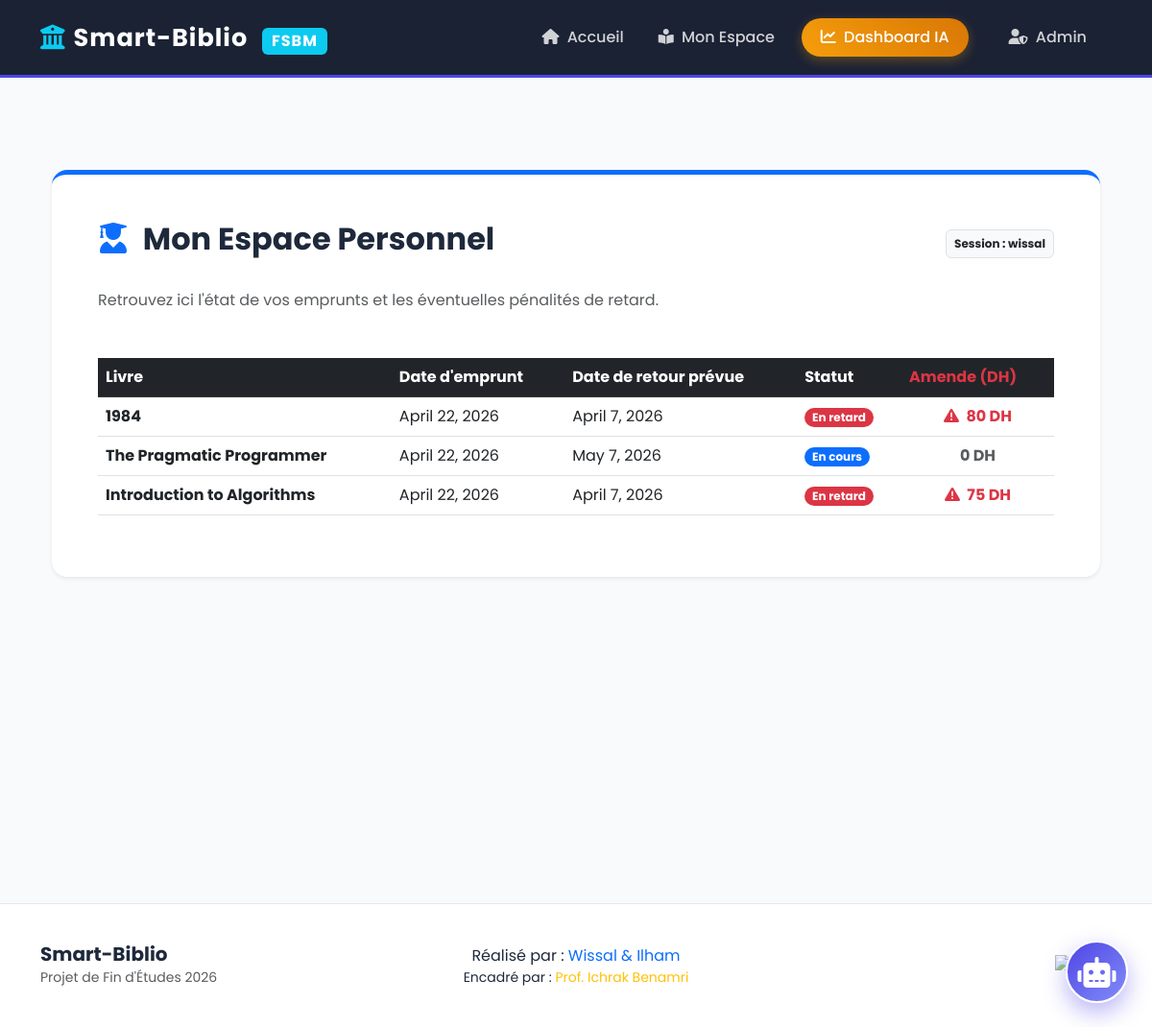
The app's page /mon-espace/ (signed in) with its own data.
### gestion_biblio/models.py (models this page shows, shortened)
class Emprunt(models.Model):
    etudiant = models.ForeignKey(Etudiant, on_delete=models.CASCADE)
    exemplaire = models.ForeignKey(Exemplaire, on_delete=models.CASCADE)
    date_emprunt = models.DateField(auto_now_add=True)
    date_retour_prevue = models.DateField()
    statut = models.CharField(max_length=20, default="en cours")
    amende = models.IntegerField(default=0) # السطر الجديد لي فـ Rapport
    alerte_envoyee = models.BooleanField(default=False)

class Exemplaire(models.Model):
    livre = models.ForeignKey(Livre, on_delete=models.CASCADE, related_name="exemplaires")
    id_exemplaire = models.CharField(max_length=50, unique=True)
    etat = models.CharField(max_length=50, default="Bon")
    est_disponible = models.BooleanField(default=True)

class Livre(models.Model):
    titre = models.CharField(max_length=200)
    auteur = models.CharField(max_length=100)
    isbn = models.CharField(max_length=20)
    categorie = models.CharField(max_length=100)
    image = models.ImageField(upload_to='couvertures/', null=True, blank=True)
    description = models.TextField(null=True, blank=True)

### gestion_biblio/views.py (the view)
# urls.py: path('mon-espace/', views.mon_espace, name='mon_espace'),
def mon_espace(request):
    if request.user.is_authenticated:
        etudiant = Etudiant.objects.get(user=request.user)
        historique = Emprunt.objects.filter(etudiant=etudiant).order_by('-date_emprunt')
        today = date.today()
        for emp in historique:
            if emp.statut == 'en cours' and emp.date_retour_prevue < today:
                emp.amende = (today - emp.date_retour_prevue).days * 5
                emp.statut = 'en retard'
                if not emp.alerte_envoyee:
                    subject = f"Retard de retour : {emp.exemplaire.livre.titre}"
                    message = f"Bonjour {request.user.username},\n\nLe livre '{emp.exemplaire.livre.titre}' est en retard. Une amende de {emp.amende} DH a été appliquée.\nMerci de le rendre rapidement.\n\nL'équipe Smart-Biblio."
                    try:
                        send_mail(subject, message, 'admin@smartbiblio.com', [request.user.email])
                        emp.alerte_envoyee = True # باش ما يعاودش يصيفط ليه
                    except:
                        pass # إلا مكانش كونيكسيون ما يتبلوكاش السيت
                emp.save()
        return render(request, 'gestion_biblio/espace_etudiant.html', {'emprunts': historique})
    return redirect('admin:login')

### gestion_biblio/templates/gestion_biblio/espace_etudiant.html
{% extends "gestion_biblio/base.html" %}
{% block content %}
<div class="container mt-5">
    <div class="bg-white p-5 rounded-4 shadow-sm border-top border-primary border-5">
        <div class="d-flex justify-content-between align-items-center mb-4">
            <h2 class="fw-bold"><i class="fas fa-user-graduate text-primary me-2"></i> Mon Espace Personnel</h2>
            <span class="badge bg-light text-dark border p-2">Session : {{ request.user.username }}</span>
        </div>
        <p class="text-muted mb-5">Retrouvez ici l'état de vos emprunts et les éventuelles pénalités de retard.</p>
        <div class="table-responsive">
            <table class="table table-hover align-middle">
                <thead class="table-dark">
                    <tr>
                        <th>Livre</th>
                        <th>Date d'emprunt</th>
                        <th>Date de retour prévue</th>
                        <th>Statut</th>
                        <th class="text-danger">Amende (DH)</th>
                    </tr>
                </thead>
                <tbody>
                    {% for emprunt in emprunts %}
                    <tr>
                        <td>
                            <span class="fw-bold">{{ emprunt.exemplaire.livre.titre }}</span>
                        </td>
                        <td>{{ emprunt.date_emprunt }}</td>
                        <td>{{ emprunt.date_retour_prevue }}</td>
                        <td>
                            {% if emprunt.statut == 'en cours' %}
                                <span class="badge bg-primary rounded-pill">En cours</span>
                            {% elif emprunt.statut == 'en retard' %}
                                <span class="badge bg-danger rounded-pill">En retard</span>
                            {% else %}
                                <span class="badge bg-success rounded-pill">Rendu</span>
                            {% endif %}
                        </td>
                        <td class="fw-bold text-center">
                            {% if emprunt.amende > 0 %}
                                <span class="text-danger"><i class="fas fa-exclamation-triangle me-1"></i> {{ emprunt.amende }} DH</span>
                            {% else %}
                                <span class="text-muted">0 DH</span>
                            {% endif %}
                        </td>
                    </tr>
                    {% empty %}
                    <tr>
                        <td colspan="5" class="text-center py-5 text-muted">Aucun emprunt enregistré.</td>
                    </tr>
                    {% endfor %}
                </tbody>
            </table>
        </div>
    </div>
</div>
{% endblock %}

### gestion_biblio/templates/gestion_biblio/base.html (shortened to what this page needs)
<!DOCTYPE html>
<html lang="fr">
<head>
    <link href="https://cdn.jsdelivr.net/npm/bootstrap@5.3.0/dist/css/bootstrap.min.css" rel="stylesheet">
    <link rel="stylesheet" href="https://cdnjs.cloudflare.com/ajax/libs/font-awesome/6.0.0/css/all.min.css">
</head>
<body>
    <nav class="navbar navbar-expand-lg navbar-dark sticky-top">
        <div class="container">
            <a class="navbar-brand fw-bold" href="{% url 'home' %}">
                <i class="fas fa-university text-info me-2"></i>Smart-Biblio <span class="badge bg-info fs-6 ms-2">FSBM</span>
            </a>
            <div class="collapse navbar-collapse" id="navbarNav">
                <div class="navbar-nav ms-auto align-items-center">
                    <a class="nav-link" href="{% url 'home' %}"><i class="fas fa-home me-1"></i> Accueil</a>
                    <a class="nav-link" href="{% url 'mon_espace' %}"><i class="fas fa-book-reader me-1"></i> Mon Espace</a>
                    <a class="nav-link btn-stats" href="{% url 'dashboard' %}"><i class="fas fa-chart-line me-1"></i> Dashboard IA</a>
                    <a class="nav-link ms-lg-3 btn btn-outline-light btn-sm px-3" href="/admin"><i class="fas fa-user-shield me-1"></i> Admin</a>
                </div>
            </div>
        </div>
    </nav>
    <div class="container py-5 min-vh-100">
        {% block content %}{% endblock %}
    </div>
    <footer class="text-center">
        <div class="container">
            <div class="row align-items-center">
                <div class="col-md-4 text-md-start">
                    <h5 class="fw-bold mb-0">Smart-Biblio</h5>
                    <small class="text-muted">Projet de Fin d'Études 2026</small>
                </div>
                <div class="col-md-4 py-3 py-md-0">
                    <p class="mb-0 fw-600">Réalisé par : <span class="text-primary">Wissal & Ilham</span></p>
                    <p class="mb-0 small">Encadré par : <span class="text-warning">Prof. Ichrak Benamri</span></p>
                </div>
                <div class="col-md-4 text-md-end">
                    <img src="https://upload.wikimedia.org/wikipedia/commons/d/d1/Logo_UH2C.png" alt="UH2C" style="height: 50px; opacity: 0.7;">
                </div>
            </div>
        </div>
    </footer>
    <div id="chat-bubble" onclick="toggleChat()">
        <i class="fas fa-robot fa-2x text-white"></i>
    </div>
</body>
</html>

### gestion_biblio/templates/gestion_biblio/base.html (style rules this page uses)
:root { --primary: #4f46e5; --secondary: #0f172a; --accent: #f59e0b; }
body { font-family: 'Poppins', sans-serif; background-color: #f8fafc; color: #1e293b; transition: 0.3s; }
.navbar { background: rgba(15, 23, 42, 0.95) !important; backdrop-filter: blur(10px); border-bottom: 3px solid var(--primary); padding: 15px 0; }
.navbar-brand { font-size: 1.6rem; letter-spacing: 1px; }
.nav-link { font-weight: 500; margin: 0 10px; transition: 0.3s; color: rgba(255,255,255,0.8) !important; }
.btn-stats { background: linear-gradient(45deg, #f59e0b, #d97706); color: white !important; border-radius: 25px; padding: 8px 20px !important; box-shadow: 0 4px 12px rgba(245, 158, 11, 0.3); }
#chat-bubble { position:fixed; bottom:25px; right:25px; width:65px; height:65px; background: linear-gradient(135deg, var(--primary), #818cf8); border-radius: 50%; display: flex; align-items: center; justify-content: center; cursor:pointer; z-index:1000; box-shadow: 0 10px 25px rgba(79, 70, 229, 0.4); border: 2px solid white; animation: float 3s infinite ease-in-out; }
footer { background: white; padding: 40px 0; border-top: 1px solid #e2e8f0; margin-top: 60px; }

### records on screen
Emprunt: exemplaire.livre.titre "1984", date_emprunt "April 22, 2026", date_retour_prevue "April 7, 2026", statut "En retard", amende "80"
Emprunt: exemplaire.livre.titre "The Pragmatic Programmer", date_emprunt "April 22, 2026", date_retour_prevue "May 7, 2026", statut "En cours", amende "0 DH"
Emprunt: exemplaire.livre.titre "Introduction to Algorithms", date_emprunt "April 22, 2026", date_retour_prevue "April 7, 2026", statut "En retard", amende "75"

### other values on screen
{{ request.user.username }} "wissal"
